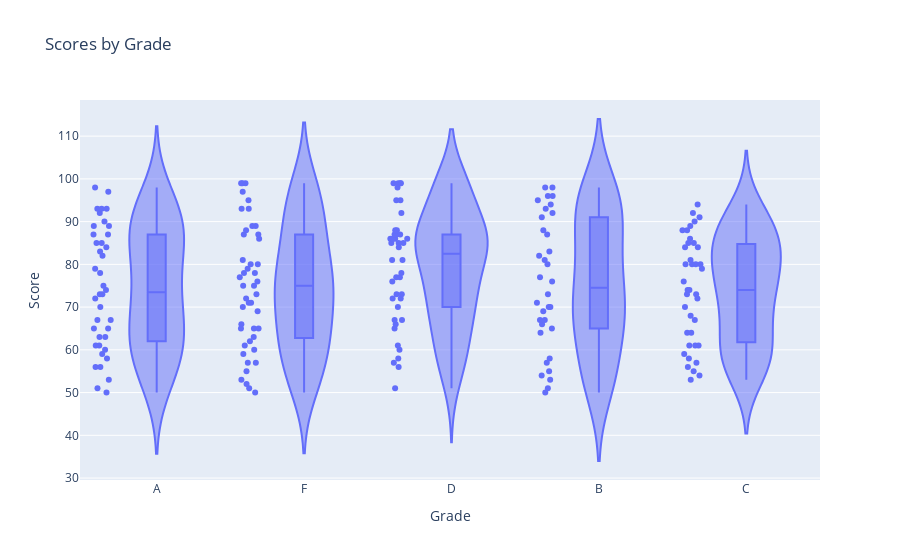

Notebook source saved alongside this figure:
### Markdown cell above
### Q2

### Code cell
np.random.seed(15)
data = {
    'Grade': np.random.choice(['A', 'B', 'C', 'D', 'F'], 200),
    'Score': np.random.randint(50, 100, 200)
}
df = pd.DataFrame(data)
fig = px.violin(df, x='Grade', y='Score', box=True, points="all", title="Scores by Grade")
fig.show()

### Figure 1 — Plotly figure (JSON) as saved in the notebook; plotly's stock layout.template omitted (floating-point values rounded to 4 significant figures; data arrays with more than 128 entries replaced by an {"elided": "..."} marker saying what was removed)
{"data": [{"alignmentgroup": "True", "box": {"visible": true}, "hovertemplate": "Grade=%{x}<br>Score=%{y}<extra></extra>", "legendgroup": "", "marker": {"color": "#636efa"}, "name": "", "offsetgroup": "", "orientation": "v", "points": "all", "scalegroup": "True", "showlegend": false, "type": "violin", "x": {"elided": "200 str values"}, "x0": " ", "xaxis": "x", "y": {"elided": "200 int values"}, "y0": " ", "yaxis": "y"}], "layout": {"legend": {"tracegroupgap": 0}, "title": {"text": "Scores by Grade"}, "violinmode": "group", "xaxis": {"anchor": "y", "domain": [0, 1], "title": {"text": "Grade"}}, "yaxis": {"anchor": "x", "domain": [0, 1], "title": {"text": "Score"}}}}
